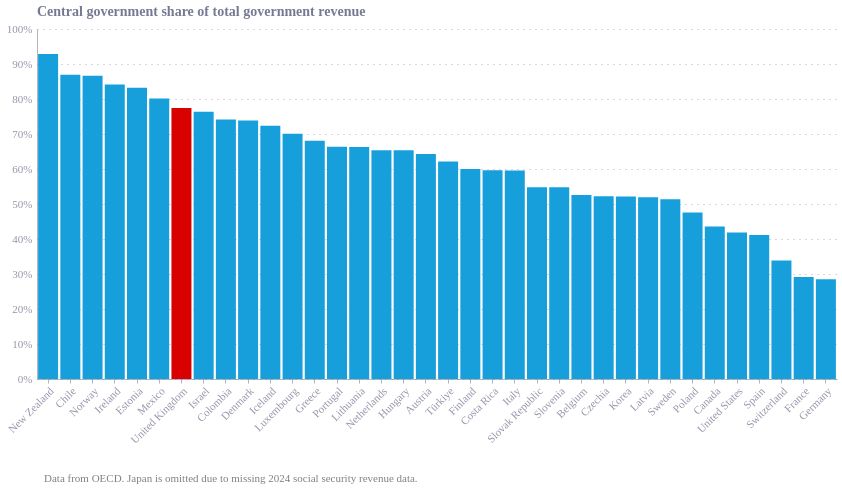

This figure's Vega-Lite source:
### Vega-Lite specification from a JSON file in a GitHub repository (floating-point values rounded to 4 significant figures)
{"config": {"font": "Circular Std", "text": {"color": "#676A86", "align": "left", "baseline": "middle", "dx": 7, "dy": 0, "fontSize": 11}, "view": {"stroke": null, "continuousWidth": 400, "continuousHeight": 300, "discreteWidth": 400, "discreteHeight": 300}, "range": {"category": ["#36B7B4", "#E6224B", "#F4C245", "#0063AF", "#00A767", "#179FDB", "#EB5C2E"], "diverging": ["#E6224B", "#E54753", "#C9C9C9", "#179FDB", "#122B39"], "heatmap": ["#C9C9C9", "#179FDB", "#0063AF", "#122B39"], "ordinal": ["#00A767", "#36B7B4", "#179FDB", "#0063AF", "#243B5A"]}, "bar": {"color": "#179fdb"}, "line": {"color": "#e6224b"}, "rule": {"color": "#676A86"}, "area": {"opacity": 0.3}, "point": {"filled": true, "size": 80, "color": "#e6224b", "opacity": 0.95}, "geoshape": {"stroke": "white", "strokeWidth": 0.3}, "rect": {"fill": "#d6d4d4", "opacity": 0.3}, "axis": {"labelColor": "#676A86", "labelFontSize": 11, "labelFont": "Circular Std", "labelOpacity": 0.7, "tickColor": "#676A86", "tickOpacity": 0.5, "domainColor": "#676A86", "domainOpacity": 0.5, "gridColor": "#676A86", "gridDash": [2, 2], "gridOpacity": 0.5, "title": null, "titleColor": "#676A86", "titleOpacity": 0.8, "tickSize": 4}, "axisXDiscrete": {"grid": false, "labelAngle": 0, "tickCount": 10, "tickOpacity": 0.5, "title": null}, "axisYDiscrete": {"ticks": false, "labelPadding": 5}, "axisXTemporal": {"grid": false, "ticks": true}, "axisXQuantitative": {"grid": true}, "axisYQuantitative": {"gridColor": "#676A86", "gridDash": [1, 5], "gridOpacity": 0.5, "ticks": false, "labelPadding": 5, "tickCount": 8, "titleAngle": 0, "titleAlign": "left", "titleBaseline": "bottom", "titleX": 0, "titleY": -5}, "title": {"color": "#676A86E6", "subtitleColor": "#676A86", "font": "Circular Std", "subtitleFont": "Circular Std", "anchor": "start", "fontSize": 14, "subtitleFontSize": 12, "subtitlePadding": 4, "offset": 0, "frame": "group"}, "legend": {"titleColor": "#122b39", "title": null, "labelColor": "#122b39", "labelFontSize": 11}}, "vconcat": [{"data": {"name": "data-d934d7f47aea12eb6a45a564551ceddd"}, "mark": {"type": "bar"}, "encoding": {"color": {"condition": {"test": "(datum.REF_AREA === 'GBR')", "value": "#d90000"}, "value": "#179fdb"}, "tooltip": [{"field": "Reference area", "title": "Country", "type": "nominal"}, {"field": "central_to_overall_ratio", "format": ".1%", "title": "Central Government Revenue Share", "type": "quantitative"}], "x": {"axis": {"labelAngle": -45}, "field": "Reference area", "sort": "-y", "type": "nominal"}, "y": {"axis": {"format": "%", "title": null}, "field": "central_to_overall_ratio", "type": "quantitative"}}, "height": 350, "title": "Central government share of total government revenue", "width": 800}, {"data": {"name": "data-d9dc5aea708c697d7eadef37304c4e11"}, "mark": {"type": "text", "align": "left", "baseline": "middle", "color": "gray"}, "encoding": {"text": {"field": "note", "type": "nominal"}, "x": {"value": 0}}, "height": 25, "width": 800}], "$schema": "https://vega.github.io/schema/vega-lite/v6.4.1.json", "datasets": {"data-d934d7f47aea12eb6a45a564551ceddd": [{"REF_AREA": "AUT", "Reference area": "Austria", "Central government": 137.8, "European institutions and bodies (EU accounts)": 0.549, "General government": 214.3, "Local government": 6.685, "Social security funds": 65.16, "State government": 4.119, "central_to_overall_ratio": 0.643}, {"REF_AREA": "BEL", "Reference area": "Belgium", "Central government": 137.4, "European institutions and bodies (EU accounts)": 1.799, "General government": 261.4, "Local government": 11.98, "Social security funds": 83.98, "State government": 26.22, "central_to_overall_ratio": 0.5257}, {"REF_AREA": "CAN", "Reference area": "Canada", "Central government": 467.4, "European institutions and bodies (EU accounts)": 0.0, "General government": 1072.0, "Local government": 87.77, "Social security funds": 112.1, "State government": 405.1, "central_to_overall_ratio": 0.4359}, {"REF_AREA": "CHE", "Reference area": "Switzerland", "Central government": 75.89, "European institutions and bodies (EU accounts)": 0.0, "General government": 224.0, "Local government": 35.45, "Social security funds": 55.04, "State government": 57.65, "central_to_overall_ratio": 0.3387}, {"REF_AREA": "CHL", "Reference area": "Chile", "Central government": 55460.0, "European institutions and bodies (EU accounts)": 0.0, "General government": 63820.0, "Local government": 5342.0, "Social security funds": 3020.0, "State government": 0.0, "central_to_overall_ratio": 0.869}, {"REF_AREA": "COL", "Reference area": "Colombia", "Central government": 251200.0, "European institutions and bodies (EU accounts)": 0.0, "General government": 338800.0, "Local government": 42940.0, "Social security funds": 28940.0, "State government": 15660.0, "central_to_overall_ratio": 0.7416}, {"REF_AREA": "CRI", "Reference area": "Costa Rica", "Central government": 7273.0, "European institutions and bodies (EU accounts)": 0.0, "General government": 12200.0, "Local government": 341.3, "Social security funds": 4586.0, "State government": 0.0, "central_to_overall_ratio": 0.5961}, {"REF_AREA": "CZE", "Reference area": "Czechia", "Central government": 1429.0, "European institutions and bodies (EU accounts)": 10.88, "General government": 2737.0, "Local government": 35.88, "Social security funds": 1261.0, "State government": 0.0, "central_to_overall_ratio": 0.5221}, {"REF_AREA": "DEU", "Reference area": "Germany", "Central government": 469.1, "European institutions and bodies (EU accounts)": 5.583, "General government": 1646.0, "Local government": 143.9, "Social security funds": 643.3, "State government": 384.1, "central_to_overall_ratio": 0.285}, {"REF_AREA": "DNK", "Reference area": "Denmark", "Central government": 976.4, "European institutions and bodies (EU accounts)": 3.695, "General government": 1322.0, "Local government": 341.7, "Social security funds": 0.505, "State government": 0.0, "central_to_overall_ratio": 0.7384}, {"REF_AREA": "ESP", "Reference area": "Spain", "Central government": 240.6, "European institutions and bodies (EU accounts)": 2.591, "General government": 584.8, "Local government": 43.8, "Social security funds": 198.6, "State government": 99.2, "central_to_overall_ratio": 0.4114}, {"REF_AREA": "EST", "Reference area": "Estonia", "Central government": 11.69, "European institutions and bodies (EU accounts)": 0.04496, "General government": 14.04, "Local government": 0.07434, "Social security funds": 2.233, "State government": 0.0, "central_to_overall_ratio": 0.8324}, {"REF_AREA": "FIN", "Reference area": "Finland", "Central government": 69.91, "European institutions and bodies (EU accounts)": 0.183, "General government": 116.5, "Local government": 13.97, "Social security funds": 32.44, "State government": 0.0, "central_to_overall_ratio": 0.6001}, {"REF_AREA": "FRA", "Reference area": "France", "Central government": 370.0, "European institutions and bodies (EU accounts)": 2.6, "General government": 1269.0, "Local government": 183.9, "Social security funds": 712.5, "State government": 0.0, "central_to_overall_ratio": 0.2916}, {"REF_AREA": "GBR", "Reference area": "United Kingdom", "Central government": 758.5, "European institutions and bodies (EU accounts)": 0.0, "General government": 979.8, "Local government": 48.22, "Social security funds": 173.1, "State government": 0.0, "central_to_overall_ratio": 0.7742}, {"REF_AREA": "GRC", "Reference area": "Greece", "Central government": 64.39, "European institutions and bodies (EU accounts)": 0.358, "General government": 94.62, "Local government": 2.026, "Social security funds": 27.85, "State government": 0.0, "central_to_overall_ratio": 0.6805}, {"REF_AREA": "HUN", "Reference area": "Hungary", "Central government": 18280.0, "European institutions and bodies (EU accounts)": 92.87, "General government": 27980.0, "Local government": 1601.0, "Social security funds": 8009.0, "State government": 0.0, "central_to_overall_ratio": 0.6532}, {"REF_AREA": "IRL", "Reference area": "Ireland", "Central government": 102.8, "European institutions and bodies (EU accounts)": 0.5903, "General government": 122.1, "Local government": 1.872, "Social security funds": 16.88, "State government": 0.0, "central_to_overall_ratio": 0.8416}, {"REF_AREA": "ISL", "Reference area": "Iceland", "Central government": 1229.0, "European institutions and bodies (EU accounts)": 0.0, "General government": 1699.0, "Local government": 470.2, "Social security funds": 0.0, "State government": 0.0, "central_to_overall_ratio": 0.7232}, {"REF_AREA": "ISR", "Reference area": "Israel", "Central government": 471.0, "European institutions and bodies (EU accounts)": 0.0, "General government": 617.0, "Local government": 46.81, "Social security funds": 99.1, "State government": 0.0, "central_to_overall_ratio": 0.7635}, {"REF_AREA": "ITA", "Reference area": "Italy", "Central government": 560.5, "European institutions and bodies (EU accounts)": 2.99, "General government": 940.4, "Local government": 102.5, "Social security funds": 274.4, "State government": 0.0, "central_to_overall_ratio": 0.596}, {"REF_AREA": "KOR", "Reference area": "Korea", "Central government": 336500.0, "European institutions and bodies (EU accounts)": 0.0, "General government": 645800.0, "Local government": 114100.0, "Social security funds": 195200.0, "State government": 0.0, "central_to_overall_ratio": 0.5211}, {"REF_AREA": "LTU", "Reference area": "Lithuania", "Central government": 17.21, "European institutions and bodies (EU accounts)": 0.1199, "General government": 25.98, "Local government": 0.2747, "Social security funds": 8.369, "State government": 0.0, "central_to_overall_ratio": 0.6626}, {"REF_AREA": "LUX", "Reference area": "Luxembourg", "Central government": 25.03, "European institutions and bodies (EU accounts)": 0.01891, "General government": 35.73, "Local government": 1.704, "Social security funds": 8.972, "State government": 0.0, "central_to_overall_ratio": 0.7007}, {"REF_AREA": "LVA", "Reference area": "Latvia", "Central government": 7.317, "European institutions and bodies (EU accounts)": 0.06266, "General government": 14.09, "Local government": 2.424, "Social security funds": 4.283, "State government": 0.0, "central_to_overall_ratio": 0.5194}, {"REF_AREA": "MEX", "Reference area": "Mexico", "Central government": 4967.0, "European institutions and bodies (EU accounts)": 0.0, "General government": 6199.0, "Local government": 99.07, "Social security funds": 852.4, "State government": 281.0, "central_to_overall_ratio": 0.8012}, {"REF_AREA": "NLD", "Reference area": "Netherlands", "Central government": 282.8, "European institutions and bodies (EU accounts)": 3.822, "General government": 432.6, "Local government": 8.884, "Social security funds": 137.1, "State government": 0.0, "central_to_overall_ratio": 0.6538}, {"REF_AREA": "NOR", "Reference area": "Norway", "Central government": 1810.0, "European institutions and bodies (EU accounts)": 0.0, "General government": 2089.0, "Local government": 278.8, "Social security funds": 0.0, "State government": 0.0, "central_to_overall_ratio": 0.8665}, {"REF_AREA": "NZL", "Reference area": "New Zealand", "Central government": 133.2, "European institutions and bodies (EU accounts)": 0.0, "General government": 143.4, "Local government": 10.27, "Social security funds": 0.0, "State government": 0.0, "central_to_overall_ratio": 0.9284}, {"REF_AREA": "POL", "Reference area": "Poland", "Central government": 634.3, "European institutions and bodies (EU accounts)": 6.656, "General government": 1334.0, "Local government": 177.8, "Social security funds": 515.4, "State government": 0.0, "central_to_overall_ratio": 0.4754}, {"REF_AREA": "PRT", "Reference area": "Portugal", "Central government": 67.45, "European institutions and bodies (EU accounts)": 0.329, "General government": 101.7, "Local government": 5.796, "Social security funds": 28.12, "State government": 0.0, "central_to_overall_ratio": 0.6633}, {"REF_AREA": "SVK", "Reference area": "Slovak Republic", "Central government": 25.53, "European institutions and bodies (EU accounts)": 0.1758, "General government": 46.57, "Local government": 0.9698, "Social security funds": 19.9, "State government": 0.0, "central_to_overall_ratio": 0.5482}, {"REF_AREA": "SVN", "Reference area": "Slovenia", "Central government": 14.14, "European institutions and bodies (EU accounts)": 0.09212, "General government": 25.82, "Local government": 0.3204, "Social security funds": 11.26, "State government": 0.0, "central_to_overall_ratio": 0.5478}, {"REF_AREA": "SWE", "Reference area": "Sweden", "Central government": 1357.0, "European institutions and bodies (EU accounts)": 8.48, "General government": 2644.0, "Local government": 951.3, "Social security funds": 326.7, "State government": 0.0, "central_to_overall_ratio": 0.5133}, {"REF_AREA": "TUR", "Reference area": "Türkiye", "Central government": 6465.0, "European institutions and bodies (EU accounts)": 0.0, "General government": 10400.0, "Local government": 907.3, "Social security funds": 3027.0, "State government": 0.0, "central_to_overall_ratio": 0.6217}, {"REF_AREA": "USA", "Reference area": "United States", "Central government": 3131.0, "European institutions and bodies (EU accounts)": 0.0, "General government": 7481.0, "Local government": 1087.0, "Social security funds": 1747.0, "State government": 1516.0, "central_to_overall_ratio": 0.4185}], "data-d9dc5aea708c697d7eadef37304c4e11": [{"note": "Data from OECD. Japan is omitted due to missing 2024 social security revenue data."}]}, "width": 600, "height": 200}
